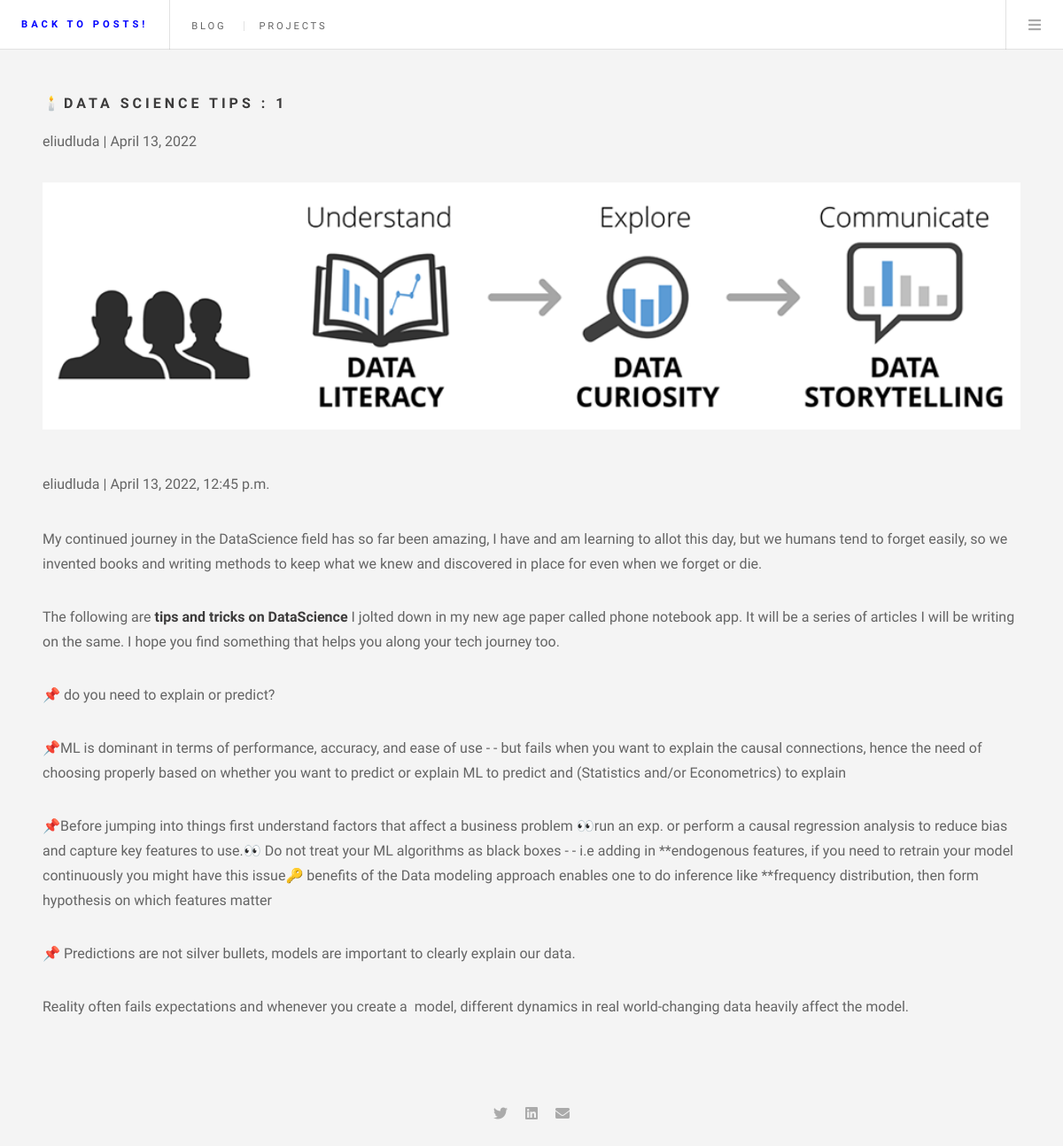
/blog/data-science-tips-1/, run on the app's committed database.
### blog/models.py (models this page shows, shortened)
class Post(models.Model):
    img_post = models.ImageField(upload_to='static/blog/images')
    title = models.CharField(max_length=200, unique=True)
    slug = models.SlugField(blank=True, unique=True)
    author = models.ForeignKey(User, on_delete= models.CASCADE,related_name='blog_posts')
    updated_on = models.DateTimeField(auto_now= True)
    content = HTMLField()
    created_on = models.DateTimeField(auto_now_add=True)
    status = models.IntegerField(choices=STATUS, default=0)
    class Meta:
        ordering = ['-created_on']

### blog/views.py (the view)
# urls.py: path('<slug:slug>/', PostDetail.as_view(), name='post_detail'),
class PostDetail(generic.DetailView):
    model = Post
    template_name = 'blog/post_detail.html'

### templates/blog/post_detail.html (shortened to what this page needs)
{% load static %}
<html>
<head>
  <link rel="stylesheet" href="{% static 'blog/assets/css/main.css' %}">
</head>
<body class="single is-preload">
  <div id="wrapper">
    <header id="header">
      <h1 style="color:blue;"><a href="{% url 'blog' %}">Back to posts!</a></h1>
      <nav class="links">
        <ul>
          <li><a href="#">Blog</a></li>
          <li><a href="#">Projects</a></li>
        </ul>
      </nav>
      <nav class="main">
        <ul>
          <li class="menu">
            <a class="fa-bars" href="#menu">Menu</a>
          </li>
        </ul>
      </nav>
    </header>
    <div class="c-post">
      <div class="container">
        <div class="row">
          <div class="col-md-8 card mb-4  mt-3 left  top">
            <div class="card-body">
              {% block content %}
              <div class="title">
                <h1>{% block title %} {{ object.title | upper }} {% endblock title %}</h1>
                <p class="text-muted">{{ post.author }} | {{ post.created_on | date }}</p>
              </div>
              <span class="image featured"><img src="{{ post.img_post.url }}" alt="" /></span>
              <p class="text-muted">{{ post.author }} | {{ post.created_on }}</p>
              <p class="card-text" style="font-size: 17px;">{{ object.content | safe  }}</p>
              {% endblock content %}
            </div>
          </div>
        </div>
      </div>
    </div>
    <section id="footer">
      <ul class="icons">
        <li><a href="#" class="icon brands fa-twitter"><span class="label">Twitter</span></a></li>
        <li><a href="#" class="icon brands fa-linkedin"><span class="label">LinkedIn</span></a></li>
        <li><a href="#" class="icon solid fa-envelope"><span class="label">Email</span></a></li>
      </ul>
    </section>
  </div>
</body>
</html>

### data on the page
Post: title "🕯️DATA SCIENCE TIPS : 1", author "eliudluda", created_on "April 13, 2022", img_post (picture), created_on "April 13, 2022, 12:45 p.m.", content "My continued journey in the DataScience field has so far been amazing, I have and am learning to allot this day, but we humans tend to forget easily, so we invented books and writing methods to keep what we knew and discovered in place for even when we forget or die. The following are tips and tricks on DataScience I jolted down in my new age paper called phone notebook app. It will be a series of articles I will be writing on the same. I hope you find something that helps you along your tech journey too. 📌 do you need to explain or predict? 📌ML is dominant in terms of performance, accuracy, and ease of use - - but fails when you want to explain the causal connections, hence the need of…"
